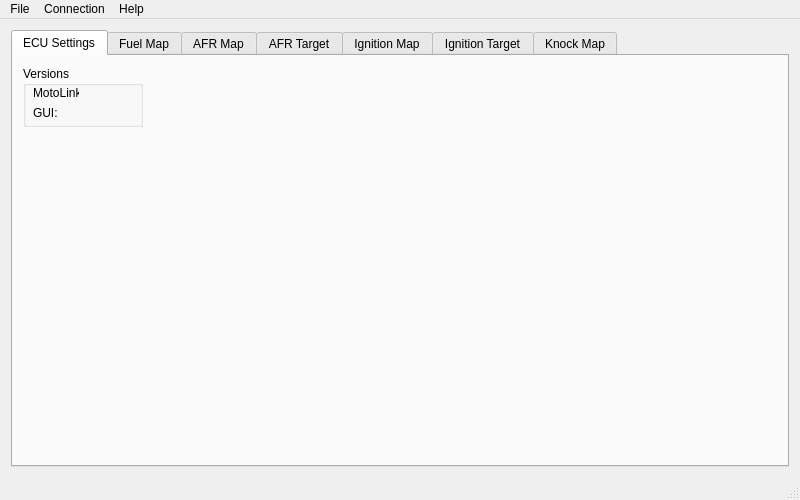
<?xml version="1.0" encoding="UTF-8"?>
<ui version="4.0">
 <class>MotoLink</class>
 <widget class="QMainWindow" name="MotoLink">
  <property name="geometry">
   <rect>
    <x>0</x>
    <y>0</y>
    <width>800</width>
    <height>500</height>
   </rect>
  </property>
  <property name="sizePolicy">
   <sizepolicy hsizetype="Preferred" vsizetype="Preferred">
    <horstretch>0</horstretch>
    <verstretch>0</verstretch>
   </sizepolicy>
  </property>
  <property name="minimumSize">
   <size>
    <width>800</width>
    <height>500</height>
   </size>
  </property>
  <property name="maximumSize">
   <size>
    <width>16777215</width>
    <height>16777215</height>
   </size>
  </property>
  <property name="windowTitle">
   <string>MotoLink</string>
  </property>
  <widget class="QWidget" name="centralWidget">
   <property name="minimumSize">
    <size>
     <width>500</width>
     <height>350</height>
    </size>
   </property>
   <property name="maximumSize">
    <size>
     <width>16777215</width>
     <height>16777215</height>
    </size>
   </property>
   <layout class="QHBoxLayout" name="horizontalLayout_3">
    <item>
     <widget class="QTabWidget" name="tabWidget">
      <property name="minimumSize">
       <size>
        <width>0</width>
        <height>0</height>
       </size>
      </property>
      <property name="currentIndex">
       <number>0</number>
      </property>
      <widget class="QWidget" name="tab_settings">
       <attribute name="title">
        <string>ECU Settings</string>
       </attribute>
       <widget class="QGroupBox" name="groupBox">
        <property name="geometry">
         <rect>
          <x>10</x>
          <y>10</y>
          <width>120</width>
          <height>61</height>
         </rect>
        </property>
        <property name="title">
         <string>Versions</string>
        </property>
        <widget class="QLabel" name="label">
         <property name="geometry">
          <rect>
           <x>10</x>
           <y>20</y>
           <width>46</width>
           <height>13</height>
          </rect>
         </property>
         <property name="text">
          <string>MotoLink:</string>
         </property>
        </widget>
        <widget class="QLabel" name="label_2">
         <property name="geometry">
          <rect>
           <x>10</x>
           <y>40</y>
           <width>46</width>
           <height>13</height>
          </rect>
         </property>
         <property name="text">
          <string>GUI:</string>
         </property>
        </widget>
       </widget>
      </widget>
      <widget class="QWidget" name="tab_fuel">
       <attribute name="title">
        <string>Fuel Map</string>
       </attribute>
       <layout class="QHBoxLayout" name="horizontalLayout_2">
        <item>
         <widget class="QTableView" name="tableFuel"/>
        </item>
       </layout>
      </widget>
      <widget class="QWidget" name="tab_afrmap">
       <attribute name="title">
        <string>AFR Map</string>
       </attribute>
       <layout class="QHBoxLayout" name="horizontalLayout_6">
        <item>
         <widget class="QTableView" name="tableAfrMap"/>
        </item>
       </layout>
      </widget>
      <widget class="QWidget" name="tab_afrtarget">
       <attribute name="title">
        <string>AFR Target</string>
       </attribute>
       <layout class="QHBoxLayout" name="horizontalLayout_5">
        <item>
         <widget class="QTableView" name="tableAfrTgt"/>
        </item>
       </layout>
      </widget>
      <widget class="QWidget" name="tab_ignmap">
       <attribute name="title">
        <string>Ignition Map</string>
       </attribute>
       <layout class="QHBoxLayout" name="horizontalLayout">
        <item>
         <widget class="QTableView" name="tableIgnMap"/>
        </item>
       </layout>
      </widget>
      <widget class="QWidget" name="tab_igntarget">
       <attribute name="title">
        <string>Ignition Target</string>
       </attribute>
       <layout class="QHBoxLayout" name="horizontalLayout_4">
        <item>
         <widget class="QTableView" name="tableIgnTgt"/>
        </item>
       </layout>
      </widget>
      <widget class="QWidget" name="tab_knock">
       <attribute name="title">
        <string>Knock Map</string>
       </attribute>
       <layout class="QHBoxLayout" name="horizontalLayout_7">
        <item>
         <widget class="QTableView" name="tableKnk"/>
        </item>
       </layout>
      </widget>
     </widget>
    </item>
   </layout>
  </widget>
  <widget class="QMenuBar" name="menuBar">
   <property name="geometry">
    <rect>
     <x>0</x>
     <y>0</y>
     <width>800</width>
     <height>21</height>
    </rect>
   </property>
   <widget class="QMenu" name="menuTest">
    <property name="title">
     <string>File</string>
    </property>
    <addaction name="actionOpen"/>
    <addaction name="actionSave"/>
    <addaction name="actionSave_As"/>
    <addaction name="actionQuit"/>
   </widget>
   <widget class="QMenu" name="menuHelp">
    <property name="title">
     <string>Help</string>
    </property>
    <addaction name="actionAbout"/>
    <addaction name="actionAbout_QT"/>
   </widget>
   <widget class="QMenu" name="menuConnection">
    <property name="title">
     <string>Connection</string>
    </property>
    <addaction name="actionConnect"/>
    <addaction name="actionDisconnect"/>
   </widget>
   <addaction name="menuTest"/>
   <addaction name="menuConnection"/>
   <addaction name="menuHelp"/>
  </widget>
  <widget class="QStatusBar" name="statusBar"/>
  <action name="actionOpen">
   <property name="text">
    <string>Open...</string>
   </property>
  </action>
  <action name="actionSave">
   <property name="text">
    <string>Save</string>
   </property>
  </action>
  <action name="actionSave_As">
   <property name="text">
    <string>Save As...</string>
   </property>
  </action>
  <action name="actionQuit">
   <property name="text">
    <string>Quit</string>
   </property>
  </action>
  <action name="actionAbout">
   <property name="text">
    <string>About</string>
   </property>
  </action>
  <action name="actionAbout_QT">
   <property name="text">
    <string>About QT</string>
   </property>
  </action>
  <action name="actionConnect">
   <property name="text">
    <string>Connect</string>
   </property>
  </action>
  <action name="actionDisconnect">
   <property name="text">
    <string>Disconnect</string>
   </property>
  </action>
 </widget>
 <layoutdefault spacing="6" margin="11"/>
 <resources/>
 <connections/>
</ui>
